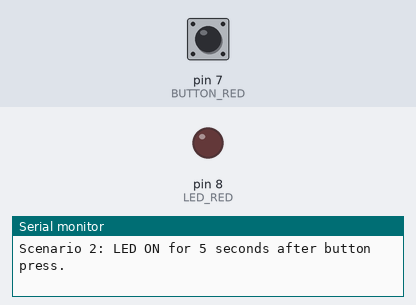
This sketch was run on a simulated Arduino Uno, built with avr-gcc and run on an emulated ATmega328P. Parts: output pins drawn as LEDs (lit = HIGH), the last lines printed to the serial monitor. The test bench sets the inputs (shaded band); at power-on: pin 7 (BUTTON_RED) LOW.

Above: at 1.2 s.
1.3 s: pin 7 (BUTTON_RED) pulled HIGH for 0.15 s
At 2.5 s:
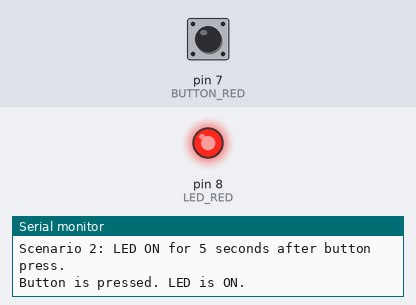
Timing chart, 0 to 7.8 s (numbered marks = the images above; inputs shaded):
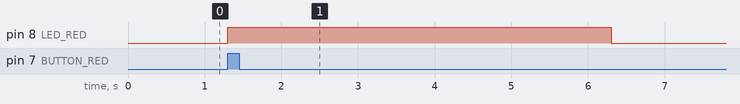

The sketch:

challenge_2_s2.ino
```cpp
//Challenge #2 - Digital Read Switch
// Scenario 2: LED must be ON when the button is pressed, and stay ON for 5 seconds even when the button is released, after that the LED should be OFF

#define LED_RED 8
#define BUTTON_RED 7

void setup() {
  Serial.begin(9600); // Initialize Serial Monitor
  pinMode(LED_RED, OUTPUT);  // Set LED as an output
  pinMode(BUTTON_RED, INPUT); // Set button as an input
  digitalWrite(LED_RED, LOW); // Ensure LED is OFF at startup
  Serial.println("Scenario 2: LED ON for 5 seconds after button press.");
}

void loop() {
  int buttonState = digitalRead(BUTTON_RED); // Read the button state

  if (buttonState == HIGH) {
    // Button is pressed
    digitalWrite(LED_RED, HIGH); // Turn LED ON
    Serial.println("Button is pressed. LED is ON.");
    delay(5000); // Keep LED ON for 5 seconds
    digitalWrite(LED_RED, LOW); // Turn LED OFF after 5 seconds
    Serial.println("5 seconds passed. LED is OFF.");
  }
}
```

Measured:
- after the input at 1.3 s, pin 8 (LED_RED): LOW → HIGH at once, → LOW 5.0 s later
